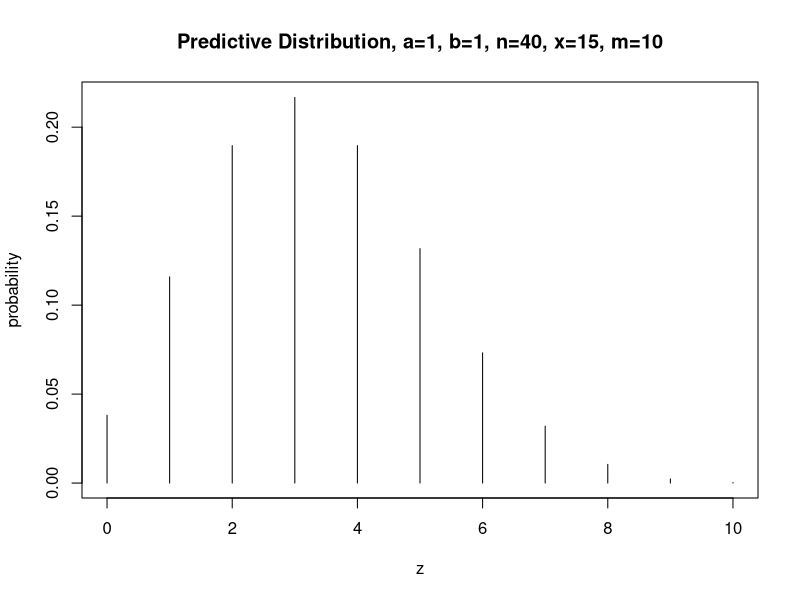

Here is the R script that generated this plot:
a=4; b=7;
x=3; n=10;
m=10; z = c(0:10);

pred.z = gamma(m+1)/gamma(z+1)/gamma(m-z+1)*beta(a+z+x, 
                                                  b+n-x+m-z)/beta(a+x, b+n-x)

plot(z, pred.z, xlab="z", ylab="probability", type="h")
title("Predictive Distribution, a=1, b=1, n=40, x=15, m=10")